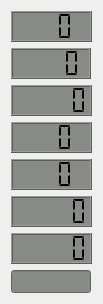
   <widget class="QWidget" name="layoutWidget">
    <property name="geometry">
     <rect>
      <x>181</x>
      <y>215</y>
      <width>83</width>
      <height>287</height>
     </rect>
    </property>
    <layout class="QVBoxLayout" name="verticalLayout_3">
     <item>
      <widget class="QLCDNumber" name="PV_Watts_LCD">
       <property name="minimumSize">
        <size>
         <width>81</width>
         <height>31</height>
        </size>
       </property>
       <property name="maximumSize">
        <size>
         <width>81</width>
         <height>16777215</height>
        </size>
       </property>
       <property name="font">
        <font>
         <pointsize>10</pointsize>
         <weight>50</weight>
         <bold>false</bold>
        </font>
       </property>
       <property name="styleSheet">
        <string notr="true">QLCDNumber{
background-color: rgb(136, 138, 133);
}</string>
       </property>
       <property name="digitCount">
        <number>3</number>
       </property>
       <property name="segmentStyle">
        <enum>QLCDNumber::Flat</enum>
       </property>
       <property name="value" stdset="0">
        <double>0.000000000000000</double>
       </property>
      </widget>
     </item>
     <item>
      <widget class="QLCDNumber" name="Output_Amps_LCD">
       <property name="minimumSize">
        <size>
         <width>60</width>
         <height>31</height>
        </size>
       </property>
       <property name="maximumSize">
        <size>
         <width>80</width>
         <height>16777215</height>
        </size>
       </property>
       <property name="font">
        <font>
         <pointsize>10</pointsize>
         <weight>50</weight>
         <bold>false</bold>
        </font>
       </property>
       <property name="styleSheet">
        <string notr="true">QLCDNumber{
background-color: rgb(136, 138, 133);
}</string>
       </property>
       <property name="digitCount">
        <number>4</number>
       </property>
       <property name="segmentStyle">
        <enum>QLCDNumber::Flat</enum>
       </property>
       <property name="value" stdset="0">
        <double>0.000000000000000</double>
       </property>
      </widget>
     </item>
     <item>
      <widget class="QLCDNumber" name="PV_Volts_LCD">
       <property name="minimumSize">
        <size>
         <width>81</width>
         <height>31</height>
        </size>
       </property>
       <property name="maximumSize">
        <size>
         <width>81</width>
         <height>16777215</height>
        </size>
       </property>
       <property name="font">
        <font>
         <pointsize>10</pointsize>
         <weight>50</weight>
         <bold>false</bold>
        </font>
       </property>
       <property name="styleSheet">
        <string notr="true">QLCDNumber{
background-color: rgb(136, 138, 133);
}</string>
       </property>
       <property name="digitCount">
        <number>5</number>
       </property>
       <property name="segmentStyle">
        <enum>QLCDNumber::Flat</enum>
       </property>
       <property name="value" stdset="0">
        <double>0.000000000000000</double>
       </property>
      </widget>
     </item>
     <item>
      <widget class="QLCDNumber" name="Max_PV_Watts_Today_LCD">
       <property name="minimumSize">
        <size>
         <width>81</width>
         <height>31</height>
        </size>
       </property>
       <property name="maximumSize">
        <size>
         <width>81</width>
         <height>16777215</height>
        </size>
       </property>
       <property name="font">
        <font>
         <pointsize>11</pointsize>
         <weight>50</weight>
         <bold>false</bold>
        </font>
       </property>
       <property name="styleSheet">
        <string notr="true">QLCDNumber{
background-color: rgb(136, 138, 133);
}</string>
       </property>
       <property name="digitCount">
        <number>3</number>
       </property>
       <property name="segmentStyle">
        <enum>QLCDNumber::Flat</enum>
       </property>
       <property name="value" stdset="0">
        <double>0.000000000000000</double>
       </property>
      </widget>
     </item>
     <item>
      <widget class="QLCDNumber" name="Max_PV_Watts_Yesterday_LCD">
       <property name="minimumSize">
        <size>
         <width>81</width>
         <height>31</height>
        </size>
       </property>
       <property name="maximumSize">
        <size>
         <width>81</width>
         <height>16777215</height>
        </size>
       </property>
       <property name="font">
        <font>
         <pointsize>11</pointsize>
         <weight>50</weight>
         <bold>false</bold>
        </font>
       </property>
       <property name="styleSheet">
        <string notr="true">QLCDNumber{
background-color: rgb(136, 138, 133);
}</string>
       </property>
       <property name="digitCount">
        <number>3</number>
       </property>
       <property name="segmentStyle">
        <enum>QLCDNumber::Flat</enum>
       </property>
       <property name="value" stdset="0">
        <double>0.000000000000000</double>
       </property>
      </widget>
     </item>
     <item>
      <widget class="QLCDNumber" name="Yield_Today_LCD">
       <property name="minimumSize">
        <size>
         <width>81</width>
         <height>31</height>
        </size>
       </property>
       <property name="maximumSize">
        <size>
         <width>81</width>
         <height>16777215</height>
        </size>
       </property>
       <property name="font">
        <font>
         <pointsize>11</pointsize>
         <weight>50</weight>
         <bold>false</bold>
        </font>
       </property>
       <property name="styleSheet">
        <string notr="true">QLCDNumber{
background-color: rgb(136, 138, 133);
}</string>
       </property>
       <property name="digitCount">
        <number>5</number>
       </property>
       <property name="segmentStyle">
        <enum>QLCDNumber::Flat</enum>
       </property>
       <property name="value" stdset="0">
        <double>0.000000000000000</double>
       </property>
      </widget>
     </item>
     <item>
      <widget class="QLCDNumber" name="Yield_Yesterday_LCD">
       <property name="minimumSize">
        <size>
         <width>81</width>
         <height>31</height>
        </size>
       </property>
       <property name="maximumSize">
        <size>
         <width>81</width>
         <height>16777215</height>
        </size>
       </property>
       <property name="font">
        <font>
         <pointsize>11</pointsize>
         <weight>50</weight>
         <bold>false</bold>
        </font>
       </property>
       <property name="styleSheet">
        <string notr="true">QLCDNumber{
background-color: rgb(136, 138, 133);
}</string>
       </property>
       <property name="digitCount">
        <number>5</number>
       </property>
       <property name="segmentStyle">
        <enum>QLCDNumber::Flat</enum>
       </property>
       <property name="value" stdset="0">
        <double>0.000000000000000</double>
       </property>
      </widget>
     </item>
     <item>
      <widget class="QLineEdit" name="Solar_Charger_State_lineEdit">
       <property name="maximumSize">
        <size>
         <width>80</width>
         <height>16777215</height>
        </size>
       </property>
       <property name="font">
        <font>
         <pointsize>10</pointsize>
         <weight>50</weight>
         <bold>false</bold>
        </font>
       </property>
       <property name="autoFillBackground">
        <bool>false</bool>
       </property>
       <property name="styleSheet">
        <string notr="true">background-color: rgb(136, 138, 133);</string>
       </property>
       <property name="alignment">
        <set>Qt::AlignCenter</set>
       </property>
      </widget>
     </item>
    </layout>
   </widget>
